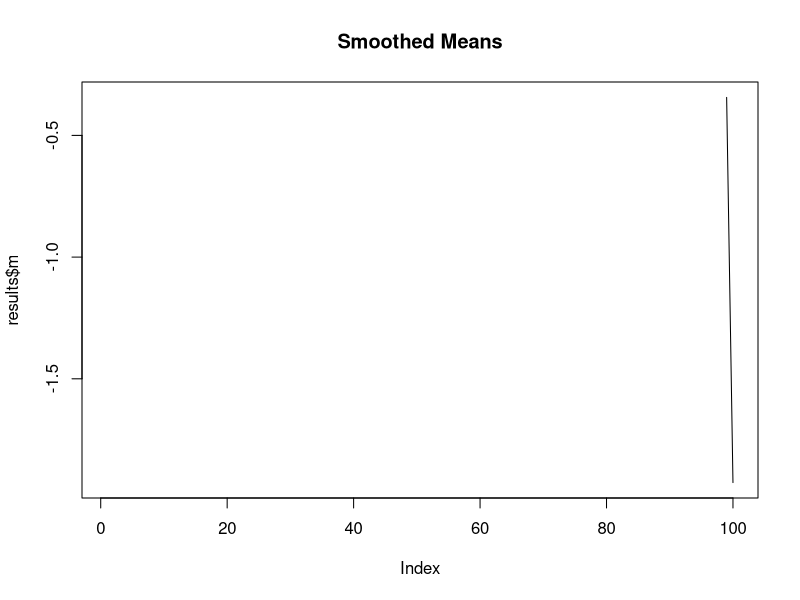
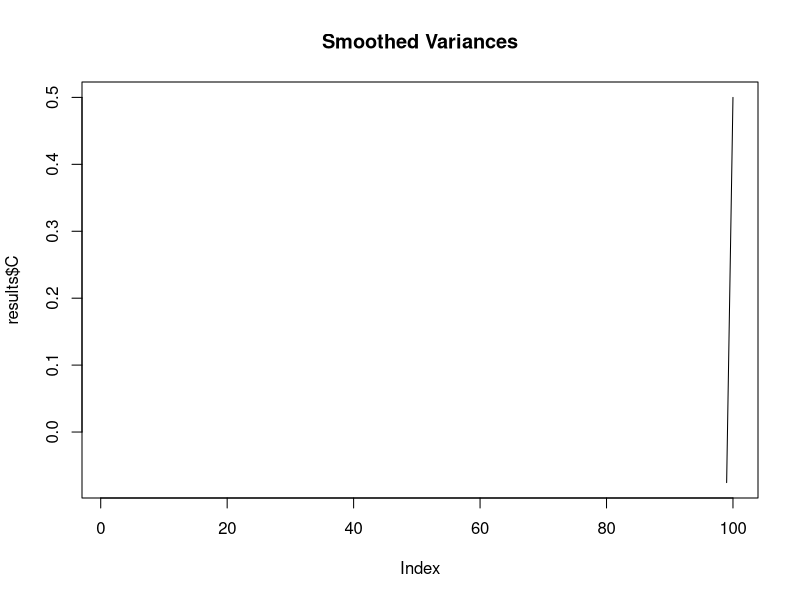

Source code (R) for these figures, in order:
ffbs <- function(y, F, G, V, W) {
  # Initialization
  n <- length(y)
  m <- rep(0, n)
  C <- rep(0, n)
  alpha <- rep(0, n)
  beta <- rep(0, n)
  C[n] <- 1 / (G + V)
  m[n] <- y[n] - F
  alpha[n] <- m[n] / (G + V)

  # Forward filtering step
  for (t in 2:n) {
    C[t-1] <- 1 / (1 / C[t] + 1 / W)
    m[t-1] <- (m[t] / C[t] + alpha[t-1]) * C[t-1]
    alpha[t-1] <- F * m[t-1]
    beta[t] <- (alpha[t-1] - m[t]) / C[t]
    C[t-1] <- C[t-1] * (1 - F^2)
  }

  # Backward smoothing step
  m_smooth <- m
  C_smooth <- C
  for (t in (n-1):1) {
    m_smooth[t] <- m[t] + C[t] * (F * m_smooth[t+1] - alpha[t])
    C_smooth[t] <- C[t] + C[t] * (F^2 * C_smooth[t+1] - C[t] - beta[t+1]) / C_smooth[t+1]
  }

  # Return results
  return(list(m=m_smooth, C=C_smooth))
}

# Generate some data
set.seed(123)
n <- 100
y <- rnorm(n, mean=0, sd=1)
F <- 0.9
G <- 1
V <- 1
W <- 0.1

# Run the FFBS algorithm
results <- ffbs(y, F, G, V, W)

# Plot the results
plot(results$m, type="l", main="Smoothed Means")
plot(results$C, type="l", main="Smoothed Variances")
